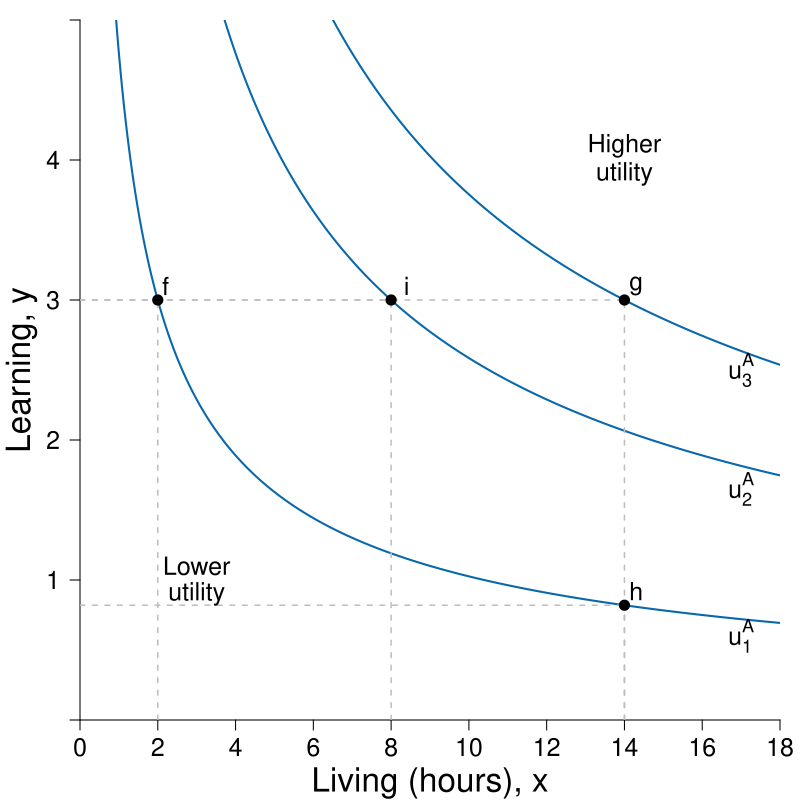

Generate this figure with R:
#Graph Designer: Simon Halliday
#Authors: Bowles, Foley and Halliday
#Title: Microeconomics: Competition, Conflict and Coordination

library(shape)
pdf(file = "constrained_optimization/indiff_living_learning_new.pdf", width = 8, height = 8)

#Set parameters for graphics
pointsize <- 1.8
axislabelsize <- 2
labelsize <- 1.5
namesize <- 1.8
annotatesize <- 1.5
graphlinewidth <- 2
segmentlinewidth <- 1.5

COL <- c("#7fc97f", "#beaed4", "#fdc086", "#ffff99", "#386cb0", "#f0027f", "#bf5b17", "#666666")
COLA <- c("#e0f3db", "#99d8c9","#66c2a4","#41ae76", "#238b45", "#005824")
COLB <- c("#4eb3d3", "#2b8cbe", "#0868ac","#084081")

#Edited the margins to cater for the larger LHS labels
par(mar =  c(4, 4, 1, 1))

ppf <- function(x, slope = 1/64, bary = 4) {
  bary - slope *x^2
}

uFn <- function(x, y, alpha = 0.4){
  (x^alpha)*(y^(1-alpha))
}

indiffA <- function(x, ubar = uFn(8,3), alpha = 0.4) {
  (ubar/ (x^alpha))^(1/ (1 - alpha))
}

ylims <- c(0, 5)
xlims <- c(0, 18)

npts <- 501 
x <- seq(xlims[1], xlims[2], length.out = npts)
y <- seq(ylims[1], ylims[2], length.out = npts) 
a <- c(uFn(2, 3), uFn(8, 3), uFn(14, 3)) #alpha = 0.4

plot(0, 0, xlim = xlims, ylim = ylims, type = "n",
     xlab = expression(paste("")),
     ylab = expression(paste("")), 
     xaxt = "n", 
     yaxt = "n", 
     cex.lab = axislabelsize, 
     bty = "n", 
     xaxs="i", 
     yaxs="i"
)


# ticksy <- seq(from = 0, to = ylims[2], by = 1)
# ylabels <- seq(from = 0, to = ylims[2], by = 1)
ticksx <- seq(from = 0, to = xlims[2], by = 2)
xlabels <- seq(from = 0, to = xlims[2], by = 2)
ticksy <- c(ylims[1], 1, 2, 3, 4, ylims[2])
ylabels <- c(NA, 1, 2, 3, 4, NA)
# ticksx <- c(xlims[1], 5.25, 8.944272, xlims[2])
# xlabels <- c(NA, expression(paste(x,"*")), expression(paste(bar(x))), NA)

axis(1, at = ticksx, pos = 0, labels = xlabels, cex.axis = labelsize)
axis(2, at = ticksy, pos = 0, labels = ylabels, las = 1, cex.axis = labelsize)

npts <- 500 
xx1 <- seq(xlims[1], xlims[2], length.out = npts)
xx2 <- seq(0, xlims[2], length.out = npts)
xx3 <- seq(xlims[1], 0, length.out = npts)
xx4 <- seq(-11, 0, length.out = npts)

#Draw the polygon for shading the feasible set
# xpoly1 <- seq(from = xlims[1], to = 16, length.out = 500)
# ypoly1 <- ppf(xpoly1)
# polygon(x = c(xpoly1, xpoly1[1]), y = c(ypoly1, rev(ypoly1)[1]), col=COLA[1], density=NULL, border = NA)

#Draw the graphs
# lines(xx1, ppf(xx1), col = COLA[5], lwd = graphlinewidth)

#Label the feasible frontier
# text(10.5, 0.53, expression("Feasible Frontier"), cex = labelsize)
# Arrows(12.5, 0.53, 14.5, 0.53, col = "black", lty = 1, lwd = 2, arr.type = "triangle", arr.lwd = 0.5)

contour(x, y, 
        outer(x, y, uFn),
        drawlabels = FALSE,
        col = COLB[3],
        lwd = graphlinewidth,
        levels = a, 
        xaxs="i", 
        yaxs="i", 
        add = TRUE)

#Axis labels
#mtext(expression(paste("Living (hours), ", x)), side = 1, line = 2.5, cex = axislabelsize)
text(0.5*xlims[2], -0.45, expression(paste("Living (hours), ", x)), xpd = TRUE, cex = axislabelsize) 
text(-1.5, 0.5*ylims[2], expression(paste("Learning, ", y)), xpd = TRUE, cex = axislabelsize, srt = 90) 

#Add mrs = mrt at i
#text(8.6, 3.6, expression(paste(mrs(x,y) == mrt(x,y))), cex = labelsize)
#Arrows(8, 3.5, 8, 3.15, col = "black", lty = 1, lwd = 2, arr.type = "triangle", arr.lwd = 0.5)

#Label the indifference curves
text(17, 0.6, expression(u[1]^A), cex = labelsize)
text(17, 1.65, expression(u[2]^A), cex = labelsize)
text(17, 2.5, expression(u[3]^A), cex = labelsize)

#Annotate max u point on feasibility frontier
text(8.4, ppf(8) + 0.1, expression(paste(i)), cex = labelsize)
segments(8, 0, 8, ppf(x = 8), lty = 2, col = "gray", lwd = segmentlinewidth)
segments(0, ppf(x = 8), 8, ppf(x = 8), lty = 2, col = "gray", lwd = segmentlinewidth)


#text(11.118 + 0.2, indiffA(x = 11.118, ubar = uFn(8, 3)+ 1.4) + 0.1, expression(paste(d)), cex = labelsize)
#segments(0, indiffA(x = 11.118, ubar = uFn(8, 3) + 1.4), 11.118, indiffA(x = 11.118, ubar = uFn(8, 3)+1.4), lty = 2, col = "gray", lwd = segmentlinewidth)
#segments(11.118, 0, 11.118, indiffA(x = 11.118, ubar = uFn(8, 3) + 1.4), lty = 2, col = "gray", lwd = segmentlinewidth)
#points(11.118,  indiffA(x = 11.118, ubar = uFn(8, 3) + 1.4), pch = 16, col = "black", cex = 1.5)




text(2 + 0.2, indiffA(x = 2, ubar = uFn(2, 3)) + 0.1, expression(paste(f)), cex = labelsize)
#segments(0, indiffA(x = 2, ubar = uFn(8, 3) - 1.5), 2, indiffA(x = 2, ubar = uFn(8, 3) - 1.5), lty = 2, col = "gray", lwd = segmentlinewidth)
segments(2, 0, 2, indiffA(x = 2, ubar = uFn(2, 3)), lty = 2, col = "gray", lwd = segmentlinewidth)



text(14 + 0.3, indiffA(x = 14, ubar = uFn(2, 3)) + 0.1, expression(paste(h)), cex = labelsize)
segments(0, indiffA(x = 14, ubar = uFn(2, 3)), 14, indiffA(x = 14, ubar = uFn(2, 3)), lty = 2, col = "gray", lwd = segmentlinewidth)
segments(14, 0, 14, indiffA(x = 14, ubar = uFn(2, 3)), lty = 2, col = "gray", lwd = segmentlinewidth)



text(14 + 0.3, indiffA(x = 14, ubar = uFn(14, 3)) + 0.1, expression(paste(g)), cex = labelsize)
segments(0, indiffA(x = 14, ubar = uFn(14, 3)), 14, indiffA(x = 14, ubar = uFn(14, 3)), lty = 2, col = "gray", lwd = segmentlinewidth)
segments(14, 0, 14, indiffA(x = 14, ubar = uFn(14, 3)), lty = 2, col = "gray", lwd = segmentlinewidth)
points(14,  indiffA(x = 14, ubar = uFn(14, 3)), pch = 16, col = "black", cex = 1.5)
points(8, ppf(x = 8), pch = 16, col = "black", cex = 1.5)
points(2,  indiffA(x = 2, ubar = uFn(2, 3)), pch = 16, col = "black", cex = 1.5)
points(14,  indiffA(x = 14, ubar = uFn(2, 3)), pch = 16, col = "black", cex = 1.5)




#text(5.605 + 0.2, indiffA(x = 5.605, ubar = uFn(8, 3)) + 0.1, expression(paste(c)), cex = labelsize)
#segments(0, indiffA(x = 5.605, ubar = uFn(8, 3)), 5.605, indiffA(x = 5.605, ubar = uFn(8, 3)), lty = 2, col = "gray", lwd = segmentlinewidth)
#segments(5.605, 0, 5.605, indiffA(x = 5.605, ubar = uFn(8, 3)), lty = 2, col = "gray", lwd = segmentlinewidth)
#points(5.605,  indiffA(x = 5.605, ubar = uFn(8, 3)), pch = 16, col = "black", cex = 1.5)

text(3, 1.1, expression("Lower"), cex = labelsize)
text(3, 0.9, expression("utility"), cex = labelsize)

text(14, 4.1, expression("Higher"), cex = labelsize)
text(14, 3.9, expression("utility"), cex = labelsize)




dev.off()
